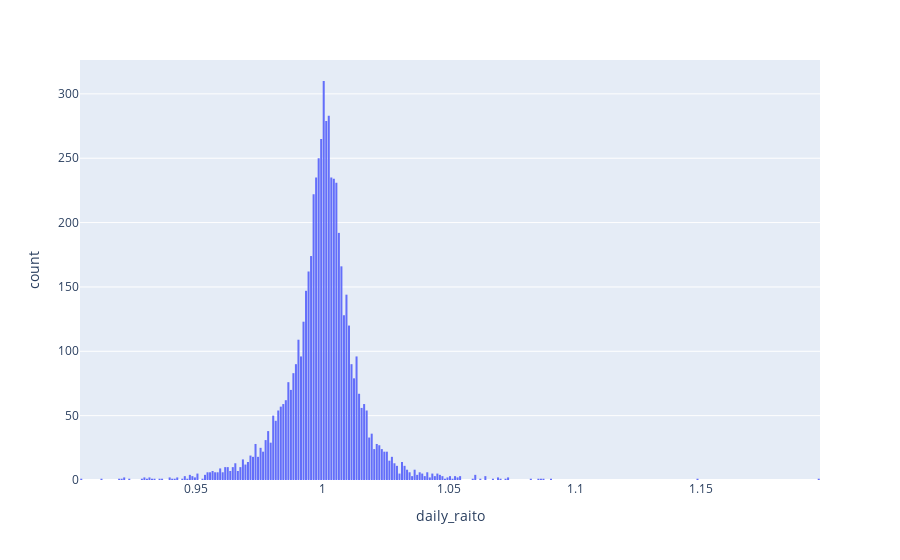

Notebook code for this chart:
### Code cell
fig = px.histogram(
    qqq_weekly_ratio, 
    x="daily_raito")
fig.update_layout(bargap=0.2)
fig.show()

### Figure 1 — Plotly figure (JSON) as saved in the notebook; plotly's stock layout.template omitted (floating-point values rounded to 4 significant figures; data arrays with more than 128 entries replaced by an {"elided": "..."} marker saying what was removed)
{"data": [{"alignmentgroup": "True", "bingroup": "x", "hovertemplate": "daily_raito=%{x}<br>count=%{y}<extra></extra>", "legendgroup": "", "marker": {"color": "#636efa", "pattern": {"shape": ""}}, "name": "", "offsetgroup": "", "orientation": "v", "showlegend": false, "type": "histogram", "x": {"elided": "6095 float values"}, "xaxis": "x", "yaxis": "y"}], "layout": {"bargap": 0.2, "barmode": "relative", "legend": {"tracegroupgap": 0}, "margin": {"t": 60}, "xaxis": {"anchor": "y", "domain": [0, 1], "title": {"text": "daily_raito"}}, "yaxis": {"anchor": "x", "domain": [0, 1], "title": {"text": "count"}}}}
